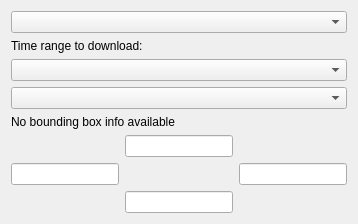
                <widget class="QWidget" name="tab_WCS">
                 <attribute name="title">
                  <string>WCS</string>
                 </attribute>
                 <layout class="QGridLayout" name="gridLayout_6">
                  <item row="0" column="0">
                   <layout class="QVBoxLayout" name="tab_WCS_layout">
                    <item>
                     <widget class="QComboBox" name="combo_wcs_coverage"/>
                    </item>
                    <item>
                     <widget class="QLabel" name="WCSLabelTimeRange">
                      <property name="maximumSize">
                       <size>
                        <width>16777215</width>
                        <height>25</height>
                       </size>
                      </property>
                      <property name="text">
                       <string>Time range to download:</string>
                      </property>
                     </widget>
                    </item>
                    <item>
                     <widget class="QComboBox" name="combo_wcs_time">
                      <property name="toolTip">
                       <string>First time value to download for this layer</string>
                      </property>
                     </widget>
                    </item>
                    <item>
                     <widget class="QComboBox" name="combo_wcs_time_last">
                      <property name="toolTip">
                       <string>Last time value to download for this layer
(If set, will download all the layers between the first and last times)</string>
                      </property>
                     </widget>
                    </item>
                    <item>
                     <widget class="QLabel" name="WCSBoundingBoxInfo">
                      <property name="text">
                       <string>No bounding box info available</string>
                      </property>
                     </widget>
                    </item>
                    <item>
                     <layout class="QGridLayout" name="WCS_Bounds">
                      <item row="2" column="1">
                       <widget class="QLineEdit" name="WCS_southBound"/>
                      </item>
                      <item row="0" column="1">
                       <widget class="QLineEdit" name="WCS_northBound"/>
                      </item>
                      <item row="1" column="0">
                       <widget class="QLineEdit" name="WCS_westBound"/>
                      </item>
                      <item row="1" column="2">
                       <widget class="QLineEdit" name="WCS_eastBound"/>
                      </item>
                     </layout>
                    </item>
                   </layout>
                  </item>
                 </layout>
                </widget>
